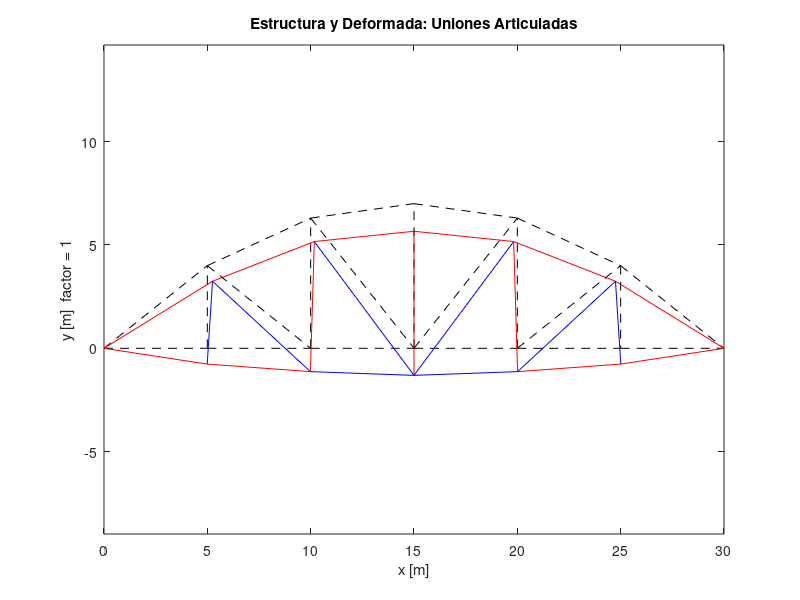
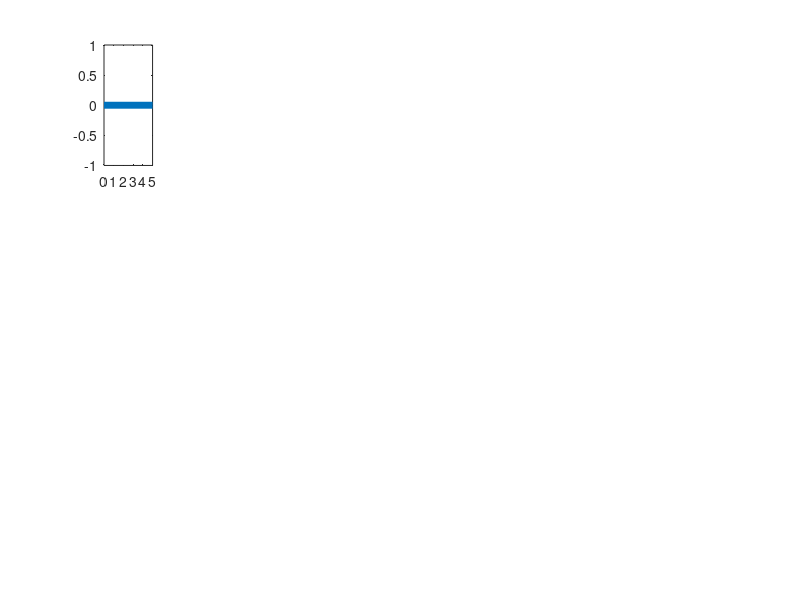

MATLAB code to generate these figures, in order: (Note: this script raises an error after producing the figures.)
%% TALLER 1 ANALISIS ESTRUCTURAL AVANZADO
%
% Franklin Andres Lizarazo Muñoz
%
%-------------------------------------------------------------------------

%% Geometría General
E  = 2e5;              % kPa
A  = 0.005;            % m^2
ba = 21;               % Numero de barras
j  = 12;               % Numero de nodos
I  = (0.05*0.1^3)/12;  % m^4 Inercia

% Se define la longitud de cada barra manualmente [en m]
le = [5 5 5 5 5 5 6.4 5.5 5.04 5.04 5.5 6.4 4 6.4 6.3 8.04 7 8.04 6.3 6.4 4];

% Se define la inclinación de cada barra manualmente [en °]
beta  = [0 0 0 0 0 0 39 25 8 -8 -25 -39 90 -39 90 -52 90 52 90 39 -90];

% Se define la topología de los elementos
IJ = [ 1  2;  2  3;  3  4; 4  5; 5  6; 6  7; 1 12; 12 11; 11 10; 10  9; 
       9  8; 8  7; 2 12; 12 3; 3 11; 11  4; 4 10; 4  9; 5  9; 5  8; 8  6];

% Se define la posición de cada uno de los nodos
XY = [ 0   0;  5   0; 10   0; 15   0; 20   0; 25   0; 30   0; 25   4;
      20 6.3; 15   7; 10 6.3;  5   4];

%% ------------------------------------------------------------------------
% Uniones Articuladas
%--------------------------------------------------------------------------
%% Cargas y Grados de Libertad

% Se ubican las cargas en los nodos especificados en la dirección dada[en kN]
%     x1 y1 ...
P  = [0  0  0 -2 0 -2 0 -2 0 -2 0 -2 0 0 0 -5 0 -10 0 -15 0 -10 0 -5]';

% Se define la matriz con los grados de libertad de cada barra
gdl=zeros(ba,4);
for e=1:ba
   gdl(e,:)=[2*IJ(e,1)-1 2*IJ(e,1) 2*IJ(e,2)-1 2*IJ(e,2)];
end

%% Calcular la matriz k local

% Se definen unos acumuladores para usar datos mas adelante
[eta_acu, mu_acu, K_acu, k_acu, T_acu] = deal(cell(1,ba));

% Se separa el espacio de la matriz K global
K = zeros(j*2);

% Se calculan los ke locales, se guardan en los acumuladores y se ensabla
% la matriz global K
for e=1:ba
    ke   = E*A/le(e)*[ 1 0 -1 0
                       0 0  0 0
                      -1 0  1 0
                       0 0  0 0]; k_acu{e} = ke;
                 
    %Se extrae el angulo del elemento e del vector de angulos
    eta  = cosd(beta(e)); eta_acu{e} = eta;      
    mu   = sind(beta(e)); mu_acu{e}  = mu;
    
    %Se define la matriz de transformación
    Te   = [ eta  mu   0   0
             -mu eta   0   0
               0   0 eta  mu
               0   0 -mu eta]; T_acu{e} = Te;
           
    Ke   = Te'*ke*Te; K_acu{e} = Ke;
    ge   = gdl(e,:);
    
    K(ge,ge) = K(ge,ge)+Ke;   
end

%% Grados de Libertad Restringidos y libres
a = [1 2 13 14];   b = setdiff(1:2*j,a);

Kaa = K(a,a);     Kab = K(a,b);
Kba = K(b,a);     Kbb = K(b,b);

Pb  = P(b);

% Se resuelve el sistema de ecuaciones
Db   = Kbb\Pb;
D    = zeros(j*2,1);
D(b) = Db;

Pa   = Kab*Db;
P1   = zeros(6,1);    P1([1,2,4,5]) = Pa; 

%% Tensiones en cada elemento
sigma = zeros(1,ba);

for x = 1:ba
    ge       = D(gdl(x,:));
    sigmae   = E*[-eta_acu{x} -mu_acu{x} eta_acu{x} mu_acu{x}]*ge/le(x);
    sigma(x) = sigma(x)+sigmae;
end

%% Fuerzas al interior de cada elemento
[P, p]  = deal(cell(ba,1));

for e = 1:ba
   De   = D(gdl(e,:));
   p{e} = k_acu{e}*T_acu{e}*De;
   P{e} = K_acu{e}*De;
end

%% Graficar
 
XYdef = zeros(size(XY));
fac   = 1;
c     = 0;
for i = 1:j
    c          = c+1;
    XYdef(i,1) = XY(i,1)+fac*D(c);
    c          = c+1;
    XYdef(i,2) = XY(i,2)+fac*D(c);
end

% Se grafican la estructura y su deformada
figure
for e = 1:ba
    Q    = [XY(IJ(e,1),1)     XY(IJ(e,1),2);...
            XY(IJ(e,2),1)     XY(IJ(e,2),2)];
        
    Qdef = [XYdef(IJ(e,1),1)  XYdef(IJ(e,1),2);...
            XYdef(IJ(e,2),1)  XYdef(IJ(e,2),2)];
        
    if sigma(e)>0
        plot(Q(:,1),Q(:,2),'k--',Qdef(:,1),Qdef(:,2),'b')
    else
        plot(Q(:,1),Q(:,2),'k--',Qdef(:,1),Qdef(:,2),'r')
    end
    hold on
end
title('Estructura y Deformada: Uniones Articuladas')
xlabel('x [m]')
ylabel('y [m]  factor = 1')
axis equal

% Se grafican las fuerzas axiales
figure
for e = 1:ba
    subplot(3,7,e)
    plot([0 le(e)],[0 0],'lineWidth',5)
    title('Barra',e)
    hold on
    plot([0 0 le(e) le(e)],[0 p{e}(3) p{e}(3) 0])
    text(le(e)/5,   p{e}(3)/2,   num2str(p{e}(3)),'FontSize',18);
end
sgtitle('Fuerza Axial: Uniones Articuladas')

%% Extraigo tablas resumen
bar = 1:ba;
n   = 1:j;

[Axial, Cortante] = deal(zeros(ba,1));

for e = 1:ba
    Axial(e)    = p{e}(3);
    Cortante(e) = p{e}(2);
end

disp(' ')
disp('Resumen Uniones Articuladas-----------------------------------------')

T1_1  = table(bar', sigma', Axial, Cortante, zeros(21,1),...
       'VariableNames',{'Barra','Esfuerzo','F Axial','F Cortante','Momento'})

[Dx, Dy]  = deal(zeros(j,1));
c         = 0;

for e     = 1:2:2*j
    c     = c+1;
    Dx(c) = D(e);
    Dy(c) = D(e+1);
end

T1_2 = table(n',Dx, Dy,'VariableNames',{'Nodo','Desp. X','Desp. Y'})


%% ------------------------------------------------------------------------
% Uniones Rigidas
% ------------------------------------------------------------------------- 
%% Cargas y Grados de Libertad

% Se ubican las cargas en los nodos especificados en la dirección dada[en kN]
P  = zeros(j*3,1);
P([5 8 11 14 17],1)=-2;  P([23 35],1)=-5;  P([26 32],1)=-10;  P(29,1)=-15;

% Se define la matriz con los grados de libertad de cada barra
gdl=zeros(ba,6);

for e=1:ba
   gdl(e,:)=[3*IJ(e,1)-2 3*IJ(e,1)-1 3*IJ(e,1) 3*IJ(e,2)-2 3*IJ(e,2)-1 3*IJ(e,2)];
end

%% Calcular la matriz k local

% Se definen unos acumuladores para usar datos mas adelante
[eta_acu, mu_acu, K_acu, k_acu, T_acu] = deal(cell(1,ba));

% Se separa el espacio de la matriz K global
K = zeros(j*3);

% Se calculan los ke locales, se guardan en los acumuladores y se ensabla
% la matriz global K
for e  = 1:ba
    
    % Por legibilidad se definen
    Ea = E*A/le(e);    Ei=E*I/le(e)^3;
    ke = [  Ea           0             0  -Ea            0             0
             0       12*Ei    6*le(e)*Ei    0       -12*Ei    6*le(e)*Ei
             0  6*le(e)*Ei  4*le(e)^2*Ei    0  -6*le(e)*Ei  2*le(e)^2*Ei
           -Ea           0             0   Ea            0             0
             0      -12*Ei   -6*le(e)*Ei    0        12*Ei   -6*le(e)*Ei
             0  6*le(e)*Ei  2*le(e)^2*Ei    0  -6*le(e)*Ei  4*le(e)^2*Ei ];   
    k_acu{e} = ke;
    
    %Se extrae el angulo del elemento e del vector de angulos
    eta  = cosd(beta(e)); eta_acu{e} = eta;      
    mu   = sind(beta(e)); mu_acu{e}  = mu;
    
    %Se define la matriz de transformación
    Te   = [ eta  mu   0    0   0   0
             -mu eta   0    0   0   0
               0   0   1    0   0   0
               0   0   0  eta  mu   0
               0   0   0  -mu eta   0
               0   0   0    0   0   1]; T_acu{e} = Te;
       
    Ke   = Te'*ke*Te;K_acu{e} = Ke;
    ge   = gdl(e,:);
    
    K(ge,ge) = K(ge,ge)+Ke;
end

%% Grados de Libertad Restringidos y libres
a = [1 2 3 19 20 21];   b = setdiff(1:3*j,a);

Kaa = K(a,a);     Kab = K(a,b);
Kba = K(b,a);     Kbb = K(b,b);

Pb = P(b);

% Se resuelve el sistema de ecuaciones
Db   = Kbb\Pb;
D    = zeros(j*3,1);
D(b) = Db;

Pa   = Kab*Db;

%% Fuerzas al interior de cada elemento
[P, p]  = deal(cell(ba,1));     % Globales-Locales

for e   = 1:ba
   De   = D(gdl(e,:));
   p{e} =  k_acu{e}*T_acu{e}*De;
   P{e} =  K_acu{e}*De;
end

%% Esfuerzos al interior
sigma = zeros(ba,1);

for e = 1:ba
    sigma(e) = p{e}(4)/A;
end

%% Graficar
XYdef = zeros(size(XY));
fac   = 1;
c     = 0;
for i = 1:j
    c          = c+1;
    XYdef(i,1) = XY(i,1)+fac*D(c);
    c          = c+1;
    XYdef(i,2) = XY(i,2)+fac*D(c);
    c          = c+1;
end

% Se grafican la estructura y su deformada
figure
for e=1:ba
    Q    = [XY(IJ(e,1),1)     XY(IJ(e,1),2);...
            XY(IJ(e,2),1)     XY(IJ(e,2),2)];
        
    Qdef = [XYdef(IJ(e,1),1)  XYdef(IJ(e,1),2);...
            XYdef(IJ(e,2),1)  XYdef(IJ(e,2),2)];
        
    if sigma(e)>0
        plot(Q(:,1),Q(:,2),'k--',Qdef(:,1),Qdef(:,2),'b')
    else
        plot(Q(:,1),Q(:,2),'k--',Qdef(:,1),Qdef(:,2),'r')
    end
    hold on
end
title('Estructura y Deformada: Uniones Rigidas')
xlabel('x [m]')
ylabel('y [m]  factor = 1')
axis equal

% Se grafican las fuerzas axiales
figure
for e=1:ba
    subplot(3,7,e)
    plot([0 le(e)],[0 0],'lineWidth',5)
    title('Barra',e)
    hold on
    plot([0 0 le(e) le(e)],[0 p{e}(4) p{e}(4) 0])
    text(le(e)/5,   p{e}(4)/2,   num2str(p{e}(4)),'FontSize',18);
end
sgtitle('Fuerza Axial: Uniones Rigidas')

% Se grafican las fuerzas cortantes
figure
for e=1:ba
    subplot(3,7,e)
    plot([0 le(e)],[0 0],'lineWidth',5)
    title('Barra',e)
    hold on
    plot([0 0 le(e) le(e)],[0 p{e}(5) p{e}(5) 0])
    text(le(e)/5,   p{e}(5)/2,   num2str(p{e}(5)),'FontSize',18);
end
sgtitle('Fuerza Cortante: Uniones Rigidas')

% Se grafican los momentos
figure
for e=1:ba
    subplot(3,7,e)
    plot([0 le(e)],[0 0],'lineWidth',5)
    title('Barra',e)
    hold on
    plot([0 0 le(e) le(e)],[0 p{e}(3) -p{e}(6) 0])
    text(0,   p{e}(3)/2,   num2str(p{e}(3)),'FontSize',11);
    text(3*le(e)/5,   -p{e}(6)/2,   num2str(p{e}(6)),'FontSize',11);
end
sgtitle('Momento: Uniones Rigidas')

%% Extraigo tablas resumen
[Axial, Cortante, Momento] = deal(zeros(ba,1));

for e = 1:ba
    Axial(e)    = p{e}(4);
    Cortante(e) = p{e}(5);
    Momento(e)  = p{e}(6);
end

disp('Resumen Uniones Rigidas--------------------------------------------')

T2_1  = table(bar', sigma, Axial, Cortante, Momento,...
     'VariableNames',{'Barra','Esfuerzo','F Axial','F Cortante','Momento'})

[Dx, Dy]  = deal(zeros(j,1));
c         = 0;

for e     = 1:3:3*j
    c     = c+1;
    Dx(c) = D(e);
    Dy(c) = D(e+1);
end

T2_2 = table(n',Dx, Dy,'VariableNames',{'Nodo','Desp. X','Desp. Y'})

%% ------------------------------------------------------------------------
% Comparacion
% -------------------------------------------------------------------------
%% Reacciones

disp('Comparacion--------------------------------------------------------')

Reac = table(P1, Pa, 'VariableNames',{'Uniones Articuladas', 'Uniones Rigidas'})

%% Desplazamientos

Dx1 = table2array(T1_2(:,2));
Dx2 = table2array(T2_2(:,2));

Dxx = table(Dx1,Dx2,'VariableNames',{'Uniones Articuladas', 'Uniones Rigidas'})

Error = max(abs(Dx1-Dx2));
fprintf('\n La maxima diferencia en los desplazamientos \n en x fue de: %c m \n',Error)

Dy1 = table2array(T1_2(:,3));
Dy2 = table2array(T2_2(:,3));

Dyy = table(Dy1,Dy2,'VariableNames',{'Uniones Articuladas', 'Uniones Rigidas'})

Error = max(abs(Dy1-Dy2));
fprintf('\n La maxima diferencia en los desplazamientos \n en y fue de: %c m \n',Error)

%% Axial

Ax1 = table2array(T1_1(:,3));
Ax2 = table2array(T2_1(:,3));

Axx = table(Ax1,Ax2,'VariableNames',{'Uniones Articuladas', 'Uniones Rigidas'})

Error = max(abs(Ax1-Ax2));
fprintf('\n La maxima diferencia en la fuerza axial \n fue de: %c kN \n',Error)
